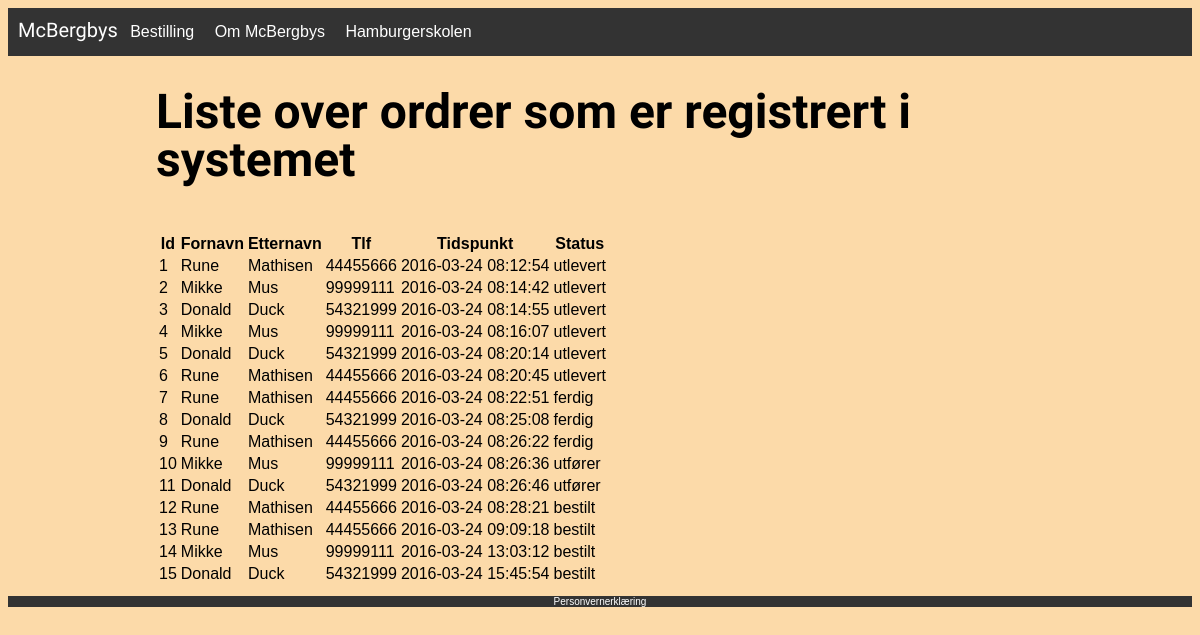
/22/ordreliste.php, run on the app's committed database.
### tables this page shows
CREATE TABLE Ordrer (
    id INTEGER PRIMARY KEY AUTO_INCREMENT,
    kunde_id INTEGER,
    tidspunkt DATETIME,
    totalpris DECIMAL(5,2),
    status ENUM('bestilt','utfører','ferdig','utlevert')
);

CREATE TABLE Kunder (
    id INTEGER PRIMARY KEY AUTO_INCREMENT,
    fornavn VARCHAR(255), 
    etternavn VARCHAR(255), 
    tlf INTEGER NOT NULL UNIQUE
);

### 22/funksjoner.php (the view, shortened to what this page needs)
<?php
function hent_ordrer($db_forbindelse, $status = NULL) {
  $spørring = "SELECT Ordrer.id, Kunder.fornavn, Kunder.etternavn, Kunder.tlf, Ordrer.tidspunkt, Ordrer.status
               FROM Ordrer
               JOIN Kunder ON kunde_id = Kunder.id ";
  return mysqli_query($db_forbindelse, $spørring);
}
function resultat_til_html_tabell($resultat, $cssklasse = "sqltabell") {
  $tabell = "<table class=\"{$cssklasse}\">\n";
  $tabell .= "<tr>\n";
  $kolonneinfo = mysqli_fetch_fields($resultat);
  foreach ($kolonneinfo as $k) {
    $tabell .= "\t<th>".ucfirst($k->name)."</th>\n";
  }
  $tabell .= "</tr>\n";
  while ($rad = mysqli_fetch_row($resultat)) {
    $tabell .= "<tr>\n";
    foreach ($rad as $felt) {
      $tabell .= "\t<td>{$felt}</td>\n";
    }
    $tabell .= "</tr>\n";
  }
  $tabell .= "</table>\n";
  return $tabell;
}
function lag_navigasjonsmeny($aktiv_side) {
  $index = NULL;
  $om = NULL;
  $skolen = NULL;
echo <<<EOT
  <nav>
    <ul>
      <li>
        <div id="logo">McBergbys</div>
      </li>
      <li>
        <a href="index.php" {$index}>Bestilling</a>
      </li>
      <li>
        <a href="om.php" {$om}>Om McBergbys</a>
      </li>
      <li>
        <a href="hamburgerskolen.php" {$skolen}>Hamburgerskolen</a>
      </li>
    </ul>
  </nav>
EOT;
}
function lag_footer() {
echo <<<EOT
  <footer>
      <a href="personvern.php">Personvernerklæring</a>
  </footer>
EOT;
}
?>

### 22/stiler/mcbergbys-2.css (style rules this page uses)
body { background-color: #FCDAA9; color: #000000; font-family: verdana, sans-serif; }
a { color: maroon; text-decoration: none; }
footer { background-color: #333; margin-left: 0; margin-right: 0; margin-top: 1em; text-align: center; font-size: x-small; }
footer a { color: white; }
#logo { font: 20px "Poiret One", Helvetica, Arial, sans-serif; color: #FFFFFF; margin-left: 10px; }
nav { background-color: #333; margin: 0; overflow: hidden; border: none; }
nav ul { margin: 0; padding: 0; }
nav ul li { display: inline-block; list-style-type: none; }
nav > ul > li > a { color: white; background-color: #333; display: block; line-height: 2em; padding: 0.5em 0.5em; text-decoration: none; }

### data on the page
ordrer: id "1", kunder.fornavn "Rune", kunder.etternavn "Mathisen", kunder.tlf "44455666", tidspunkt "2016-03-24 08:12:54", status "utlevert"
ordrer: id "2", kunder.fornavn "Mikke", kunder.etternavn "Mus", kunder.tlf "99999111", tidspunkt "2016-03-24 08:14:42", status "utlevert"
ordrer: id "3", kunder.fornavn "Donald", kunder.etternavn "Duck", kunder.tlf "54321999", tidspunkt "2016-03-24 08:14:55", status "utlevert"
ordrer: id "4", kunder.fornavn "Mikke", kunder.etternavn "Mus", kunder.tlf "99999111", tidspunkt "2016-03-24 08:16:07", status "utlevert"
ordrer: id "5", kunder.fornavn "Donald", kunder.etternavn "Duck", kunder.tlf "54321999", tidspunkt "2016-03-24 08:20:14", status "utlevert"
ordrer: id "6", kunder.fornavn "Rune", kunder.etternavn "Mathisen", kunder.tlf "44455666", tidspunkt "2016-03-24 08:20:45", status "utlevert"
ordrer: id "7", kunder.fornavn "Rune", kunder.etternavn "Mathisen", kunder.tlf "44455666", tidspunkt "2016-03-24 08:22:51", status "ferdig"
ordrer: id "8", kunder.fornavn "Donald", kunder.etternavn "Duck", kunder.tlf "54321999", tidspunkt "2016-03-24 08:25:08", status "ferdig"
ordrer: id "9", kunder.fornavn "Rune", kunder.etternavn "Mathisen", kunder.tlf "44455666", tidspunkt "2016-03-24 08:26:22", status "ferdig"
ordrer: id "10", kunder.fornavn "Mikke", kunder.etternavn "Mus", kunder.tlf "99999111", tidspunkt "2016-03-24 08:26:36", status "utfører"
ordrer: id "11", kunder.fornavn "Donald", kunder.etternavn "Duck", kunder.tlf "54321999", tidspunkt "2016-03-24 08:26:46", status "utfører"
ordrer: id "12", kunder.fornavn "Rune", kunder.etternavn "Mathisen", kunder.tlf "44455666", tidspunkt "2016-03-24 08:28:21", status "bestilt"
ordrer: id "13", kunder.fornavn "Rune", kunder.etternavn "Mathisen", kunder.tlf "44455666", tidspunkt "2016-03-24 09:09:18", status "bestilt"
ordrer: id "14", kunder.fornavn "Mikke", kunder.etternavn "Mus", kunder.tlf "99999111", tidspunkt "2016-03-24 13:03:12", status "bestilt"
ordrer: id "15", kunder.fornavn "Donald", kunder.etternavn "Duck", kunder.tlf "54321999", tidspunkt "2016-03-24 15:45:54", status "bestilt"

### other printed values
$k->name "Id"
$k->name "Fornavn"
$k->name "Etternavn"
$k->name "Tlf"
$k->name "Tidspunkt"
$k->name "Status"
